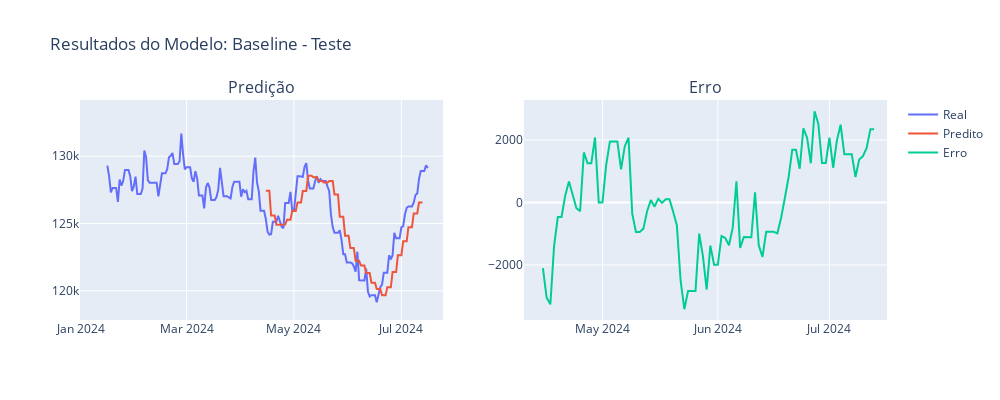

The code cell stored with this chart in its notebook:
### Markdown cell above
## 5. Avaliando os Modelos

### Code cell
# Copiar o DataFrame de teste para evitar modificar o original
df_test_baseline = dfs['test'].copy()
df_test_baseline['unique_id'] = 1

# Instanciar o modelo de previsão com média móvel
model_baseline = StatsForecast(
    models=[WindowAverage(window_size=7)],  # Janela de média móvel de 7 dias
    freq='D',  # Frequência diária dos dados
    n_jobs=-1  # Usar todos os núcleos disponíveis para o processamento paralelo
)

# Obter os índices das janelas deslizantes para o conjunto de teste
indexes = get_sliding_window_index(df_test_baseline, window_train=90, h=3, plot=False)
# DataFrame para armazenar as previsões
df_pred = pd.DataFrame(columns=['ds', 'y_pred'])

# Loop sobre cada janela deslizante
for index in tqdm(indexes):
    # Obter a janela de dados de teste
    df_test = df_test_baseline[index[0]:index[1]]

    # Treinar o modelo com os dados da janela de teste
    model_baseline.fit(df_test)
    # Fazer previsões para o horizonte de previsão h=3
    predict = model_baseline.predict(h=3)

    # Renomear a coluna de previsões
    predict.rename(columns={'WindowAverage': 'y_pred'}, inplace=True)
    # Concatenar as previsões ao DataFrame df_pred
    if df_pred.shape[0] == 0:
        df_pred = predict.reset_index()[['ds', 'y_pred']]
    else:
        df_pred = pd.concat([df_pred, predict.reset_index()[['ds', 'y_pred']]], axis=0)

# Unir as previsões com os dados reais
result = df_pred.merge(df_test_baseline, on=['ds'], how='right')
result['diff'] = result['y'] - result['y_pred']

# Chamar a função para imprimir o resultado e calcular as métricas
print_result(result, model='Baseline - Teste')

### Figure 1 — Plotly figure (JSON) as saved in the notebook; plotly's stock layout.template omitted (floating-point values rounded to 4 significant figures; data arrays with more than 128 entries replaced by an {"elided": "..."} marker saying what was removed)
{"data": [{"mode": "lines", "name": "Real", "type": "scatter", "x": {"elided": "183 str values"}, "xaxis": "x", "y": {"elided": "183 int values"}, "yaxis": "y"}, {"mode": "lines", "name": "Predito", "type": "scatter", "x": {"elided": "183 str values"}, "xaxis": "x", "y": {"elided": "183 float values"}, "yaxis": "y"}, {"mode": "lines", "name": "Erro", "type": "scatter", "x": {"elided": "183 str values"}, "xaxis": "x2", "y": {"elided": "183 float values"}, "yaxis": "y2"}], "layout": {"annotations": [{"font": {"size": 16}, "showarrow": false, "text": "Predição", "x": 0.225, "xanchor": "center", "xref": "paper", "y": 1, "yanchor": "bottom", "yref": "paper"}, {"font": {"size": 16}, "showarrow": false, "text": "Erro", "x": 0.775, "xanchor": "center", "xref": "paper", "y": 1, "yanchor": "bottom", "yref": "paper"}], "dragmode": "zoom", "height": 400, "showlegend": true, "title": {"text": "Resultados do Modelo: Baseline - Teste"}, "width": 1000, "xaxis": {"anchor": "y", "autorange": false, "domain": [0, 0.45], "range": ["2023-12-31 11:14:18.7803", "2024-07-24 17:09:20.2729"], "type": "date"}, "xaxis2": {"anchor": "y2", "autorange": false, "domain": [0.55, 1], "range": ["2024-04-09 21:00:09.958", "2024-07-16 11:09:31.1521"], "type": "date"}, "yaxis": {"anchor": "x", "autorange": false, "domain": [0, 1], "range": [117800.0, 134200.0], "type": "linear"}, "yaxis2": {"anchor": "x2", "autorange": false, "domain": [0, 1], "range": [-3763.0, 3282.0], "type": "linear"}}}
